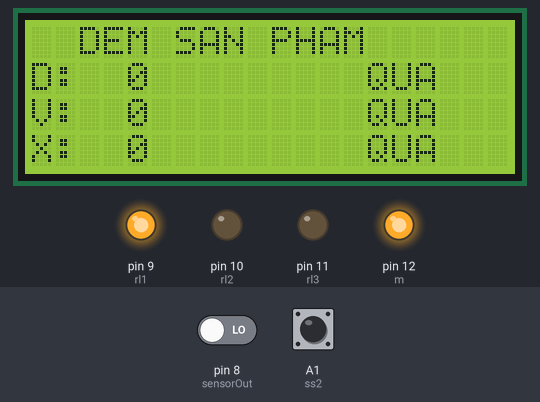
Simulated run of this sketch. Board: Arduino Uno, built with avr-gcc and run on an emulated ATmega328P. On the bench: 20×4 character LCD, output pins drawn as LEDs (lit = HIGH). Inputs (shaded band) come from the test bench; at power-on: A1 (ss2) HIGH, pin 8 (sensorOut) LOW. Pins used as bus, display or sensor lines are not drawn; what the sketch prints to the serial monitor is not drawn.

Above: at 10.8 s.
10.9 s: A1 (ss2) pulled LOW for 0.15 s
At 13.9 s:
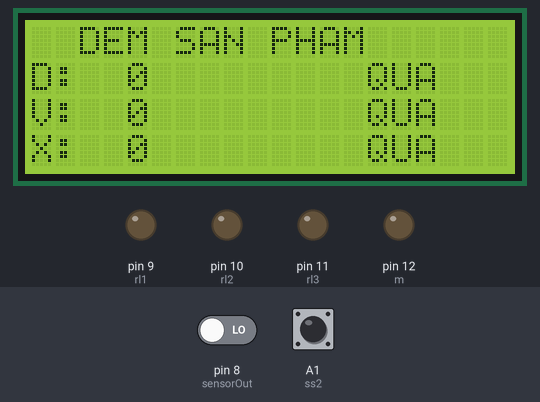
At 19.7 s:
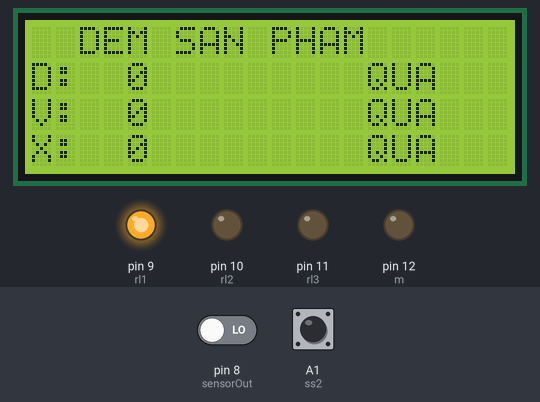
Timing chart, 0 to 23.7 s (numbered marks = the images above; inputs shaded):
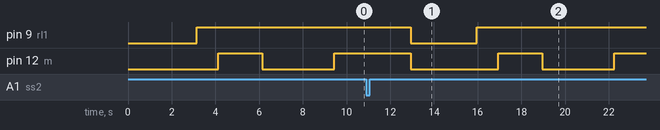

The sketch:

Can_bien_mau.ino
```cpp
/*********
  Rui Santos
  Complete project details at http://randomnerdtutorials.com
*********/

// Định nghĩa các chân nối
#define S0 4
#define S1 5
#define S2 6
#define S3 7
#define sensorOut 8
#include <Wire.h>
#include <LiquidCrystal_I2C.h>
int ss1 =A0;
int ss2 =A1;
int rl1 = 9;
int rl2 = 10;
int rl3 = 11;
// Các tần số được đọc bởi các màu
int redFrequency = 0;
int greenFrequency = 0;
int blueFrequency = 0;
int m = 12;
int DO = 0, VANG = 0, XANH = 0;
LiquidCrystal_I2C lcd(0x27,20,4);
void setup() {
  // Cấu hình chân
  pinMode(S0, OUTPUT);
  pinMode(S1, OUTPUT);
  pinMode(S2, OUTPUT);
  pinMode(S3, OUTPUT);
  pinMode(rl1, OUTPUT);
  pinMode(rl2, OUTPUT);
  pinMode(rl3, OUTPUT);
  pinMode(m, OUTPUT);
  // sensorOut là input
  pinMode(sensorOut, INPUT);
  pinMode(ss1, INPUT_PULLUP);
  pinMode(ss2, INPUT_PULLUP);
  // Thang đo tần số là  20%
  digitalWrite(S0,HIGH);
  digitalWrite(S1,LOW);
  lcd.init();                      // initialize the lcd
  lcd.backlight();
   // Begins serial communication
  Serial.begin(9600);
  lcd.setCursor(0, 1);
    lcd.print("D:            QUA");
    lcd.setCursor(4, 1);
    lcd.print(0);
    lcd.setCursor(0, 2);
    lcd.print("V:            QUA");
    lcd.setCursor(4, 2);
    lcd.print(0);
    lcd.setCursor(0, 3);
    lcd.print("X:            QUA");
    lcd.setCursor(4, 3);
    lcd.print(0);
}
void loop() {
set:
Serial.println("Bat Dau");
lcd.setCursor(0, 0);
  lcd.print("  DEM SAN PHAM  ");
  //Xi lanh đẩy quả ra
  digitalWrite(m, LOW);//Dừng lại đọc màu
  digitalWrite(rl1, LOW);//Xi lanh quay về
  Serial.println("DANG DAY QUA RA");
  delay(3000);
  digitalWrite(rl1, HIGH);//Xi lanh đẩy ra
  delay(1000);
  digitalWrite(m, HIGH); //Chạy motor băng tải
  Serial.println("DANG CHAY BANG TAI");
  delay(2000);
  Serial.println("DANG DOC MAU");//Sửa thông số này để quả dùng đúng vị trí đọc màu
  digitalWrite(m, LOW);//Dừng lại đọc màu
  // Chọn đọc photodiodes đỏ (RED)
  digitalWrite(S2,LOW);
  digitalWrite(S3,LOW);
  // Đọc tần số
  redFrequency = pulseIn(sensorOut, LOW);
   // Ghi ra Serial
  Serial.print("R = ");
  Serial.print(redFrequency);
  delay(100);
  // Chọn đọc photodiodes xanh (GREEN)
  digitalWrite(S2,HIGH);
  digitalWrite(S3,HIGH);
  // Đọc tần số
  greenFrequency = pulseIn(sensorOut, LOW);
  // in ra GREEN (G)
  Serial.print(" G = ");
  Serial.print(greenFrequency);
  delay(100);
  // Chọn đọc photodiodes BLUE
  digitalWrite(S2,LOW);
  digitalWrite(S3,HIGH);
   // Đọc tần số
  blueFrequency = pulseIn(sensorOut, LOW);
  // In ra giá trị BLUE (B)
  Serial.print(" B = ");
  Serial.println(blueFrequency);
  Serial.println("DA DOC XONG");
  delay(100);
for(int i = 1; i>0; i++){
  Serial.println("DANG CHAY BANG TAI");
digitalWrite(m, HIGH);
while(redFrequency >= 200){   //nếu là màu đỏ thì
  Serial.println("PHAT HIEN MAU DO");
  if(digitalRead(ss1)==0){//đến cảm biến 1 sẽ dùng lại
    DO = DO+1;
    lcd.setCursor(0, 1);
    lcd.print("D:            QUA");
    lcd.setCursor(4, 1);
    lcd.print(DO);
    delay(200);
    digitalWrite(m, LOW);
    digitalWrite(rl2, HIGH);
    Serial.println("DANG DAY QUA RA");
    delay(1500);
    digitalWrite(rl2, LOW);
    delay(2000);
   redFrequency = 0 ;
   goto set;
  }
}
while(greenFrequency >= 200&& redFrequency >= 200){   //nếu là màu đỏ thì
  Serial.println("PHAT HIEN MAU VANG");
  if(digitalRead(ss2)==0){//đến cảm biến 1 sẽ dùng lại
    VANG = VANG+1;
    lcd.setCursor(0, 2);
    lcd.print("V:            QUA");
    lcd.setCursor(4, 2);
    lcd.print(VANG);
    delay(200);
    digitalWrite(m, LOW);
    digitalWrite(rl3, HIGH);
    Serial.println("DANG  DAY QUA RA");
    delay(1500);
    digitalWrite(rl3, LOW);
    delay(2000);
   greenFrequency = 0; redFrequency=0;
   goto set;
  }
}
if( greenFrequency >= 200 ){
  Serial.println("PHAT HIEN MAU XANH");
    XANH = XANH+1;
    lcd.setCursor(0, 3);
    lcd.print("X:            QUA");
    lcd.setCursor(4, 3);
    lcd.print(XANH);}
if(digitalRead(ss2)==0){
  Serial.println("CHAY VE CUOI BANG TAI");
  delay(2000);
digitalWrite(m, LOW);
goto set;}

}}
```

Measured:
- after the input at 10.9 s, pin 9 (rl1): HIGH → LOW after 2.0 s, → HIGH 3.0 s later; pin 12 (m): HIGH → LOW after 2.0 s, → HIGH 4.0 s later, → LOW 2.0 s later, → HIGH 3.3 s later
